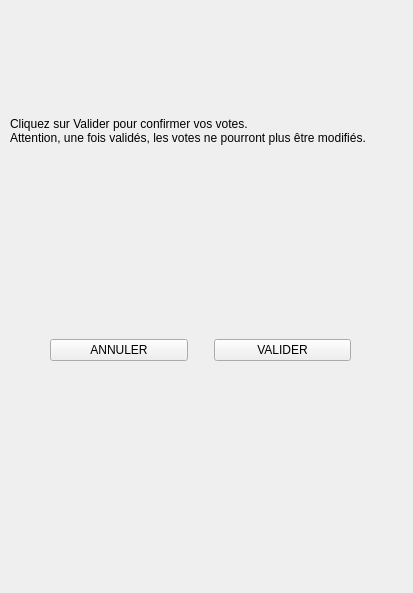
<?xml version="1.0" encoding="UTF-8"?>
<ui version="4.0">
 <class>Dialog</class>
 <widget class="QDialog" name="Dialog">
  <property name="geometry">
   <rect>
    <x>0</x>
    <y>0</y>
    <width>413</width>
    <height>593</height>
   </rect>
  </property>
  <property name="windowTitle">
   <string>Dialog</string>
  </property>
  <property name="modal">
   <bool>true</bool>
  </property>
  <widget class="QWidget" name="widget" native="true">
   <property name="geometry">
    <rect>
     <x>0</x>
     <y>10</y>
     <width>410</width>
     <height>590</height>
    </rect>
   </property>
   <property name="styleSheet">
    <string notr="true"/>
   </property>
   <widget class="QLabel" name="label_5">
    <property name="geometry">
     <rect>
      <x>470</x>
      <y>430</y>
      <width>221</width>
      <height>20</height>
     </rect>
    </property>
    <property name="styleSheet">
     <string notr="true">font: 12pt &quot;MS Shell Dlg 2&quot;;
color: rgb(255, 0, 0);
color: rgb(255, 0, 0);</string>
    </property>
    <property name="text">
     <string/>
    </property>
   </widget>
   <widget class="QPushButton" name="pushButton">
    <property name="geometry">
     <rect>
      <x>390</x>
      <y>660</y>
      <width>93</width>
      <height>28</height>
     </rect>
    </property>
    <property name="styleSheet">
     <string notr="true">font: 8pt &quot;Kristen ITC&quot;;
color: rgb(188, 0, 108);
font: 8pt &quot;Kristen ITC&quot;;
</string>
    </property>
    <property name="text">
     <string>Valider</string>
    </property>
   </widget>
   <widget class="QWidget" name="horizontalLayoutWidget">
    <property name="geometry">
     <rect>
      <x>50</x>
      <y>320</y>
      <width>301</width>
      <height>41</height>
     </rect>
    </property>
    <layout class="QHBoxLayout" name="horizontalLayout">
     <item>
      <widget class="QPushButton" name="buttonBack">
       <property name="text">
        <string>ANNULER</string>
       </property>
      </widget>
     </item>
     <item>
      <spacer name="verticalSpacer">
       <property name="orientation">
        <enum>Qt::Vertical</enum>
       </property>
       <property name="sizeHint" stdset="0">
        <size>
         <width>20</width>
         <height>40</height>
        </size>
       </property>
      </spacer>
     </item>
     <item>
      <widget class="QPushButton" name="buttonSubmit">
       <property name="text">
        <string>VALIDER</string>
       </property>
      </widget>
     </item>
    </layout>
   </widget>
   <widget class="QLabel" name="label">
    <property name="geometry">
     <rect>
      <x>10</x>
      <y>70</y>
      <width>421</width>
      <height>101</height>
     </rect>
    </property>
    <property name="text">
     <string>Cliquez sur Valider pour confirmer vos votes.
Attention, une fois validés, les votes ne pourront plus être modifiés.</string>
    </property>
   </widget>
  </widget>
 </widget>
 <resources/>
 <connections/>
</ui>
